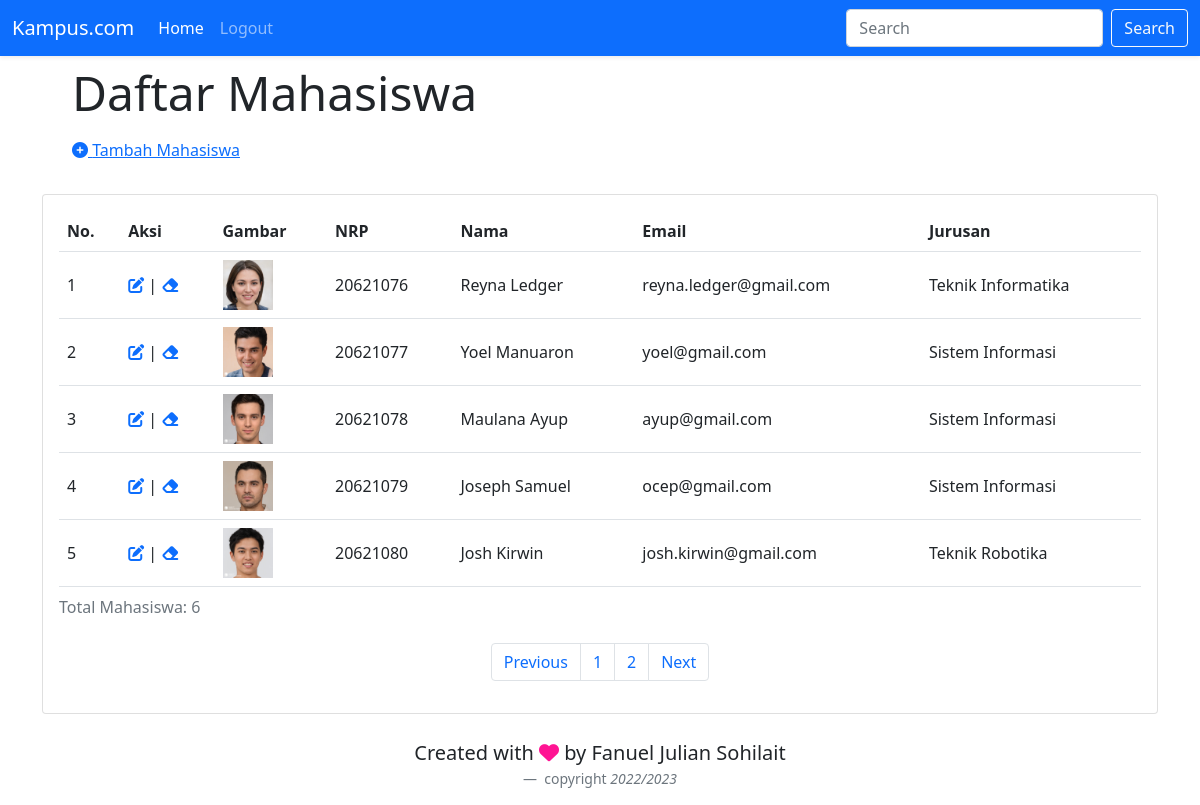
The app's page / (signed in) with its own data.
### tables this page shows
CREATE TABLE `tb_mahasiswa` (
  `id` int(50) NOT NULL,
  `nrp` int(50) NOT NULL,
  `nama` varchar(50) NOT NULL,
  `email` varchar(50) NOT NULL,
  `jurusan` varchar(50) NOT NULL,
  `foto` varchar(50) NOT NULL
);

### index.php (the view, shortened to what this page needs)
<?php
require 'functions.php';
$batas = 5;
$halaman = isset($_GET['halaman'])?(int)$_GET['halaman'] : 1;
$halaman_awal = ($halaman>1) ? ($halaman * $batas) - $batas : 0;
$previous = $halaman - 1;
$next = $halaman + 1;
$data = mysqli_query($conn,"SELECT * FROM tb_mahasiswa");
$jumlah_data = mysqli_num_rows($data);
$total_halaman = ceil($jumlah_data / $batas);
$mahasiswa = mysqli_query($conn,"SELECT * FROM tb_mahasiswa LIMIT $halaman_awal, $batas");
?>
<!DOCTYPE html>
<html lang="en">
<head>
    <link href="https://cdn.jsdelivr.net/npm/bootstrap@5.0.2/dist/css/bootstrap.min.css" rel="stylesheet">
</head>
<body>
<nav class="navbar navbar-expand-lg navbar-dark bg-primary shadow-sm">
  <div class="container-fluid">
    <a class="navbar-brand" href="index.php">Kampus.com</a>
    <div class="collapse navbar-collapse" id="navbarSupportedContent">
      <ul class="navbar-nav me-auto mb-2 mb-lg-0">
        <li class="nav-item">
          <a class="nav-link active" aria-current="page" href="index.php">Home</a>
        </li>
        <li class="nav-item">
          <a class="nav-link" href="logout.php">Logout</a>
        </li>
      </ul>
      <form class="d-flex" action="" method="post">
        <input class="form-control me-2" type="text" name="keyword" value="<?php if(isset($_GET['keyword'])) { echo $_GET['keyword']; } ?>" autocomplete="off" placeholder="Search" autofocus>
        <button class="btn btn-outline-light" name="cari" type="submit">Search</button>
      </form>
    </div>
  </div>
</nav>
  <div class="judul ps-5 mt-2">
  <h1 class="display-5 ps-4 mb-3">Daftar Mahasiswa</h1>
  <a href="tambah.php" class="h6 ps-4"> <i class="fa-solid fa-circle-plus"></i> Tambah Mahasiswa </a>
  </div>
  <br>
  <div class="container mt-1 pt-1">
            <div class="row">
                <div class=" m-auto">
                    <div class="card">
                        <div class="card-body">
                            <table class="table align-middle table-hover" cellpadding="10" cellspacing="0">
                            <caption>Total Mahasiswa: <?= $jumlah_data ?></caption>
                                    <tr>
                                        <th>No.</th>
                                        <th>Aksi</th>
                                        <th>Gambar</th>
                                        <th>NRP</th>
                                        <th>Nama</th>
                                        <th>Email</th>
                                        <th>Jurusan</th>
                                    </tr>
                                      <?php $i = 1; ?>
                                      <?php foreach ($mahasiswa as $row) : ?>
                                    <tr>
                                      <td><?= $i; ?></td>
                                      <td>
                                      <a href="ubah.php?id=<?= $row["id"];?>"><i class="fa-solid fa-pen-to-square"></i></a> |
                                      <a href="hapus.php?id=<?= $row["id"]; ?>" onclick="return confirm('Yakin Ingin Mengahpus Data Ini?');"><i class="fa-solid fa-eraser"></i></a>
                                      </td>
                                      <td><img  src="img/<?= $row["foto"]; ?>" width="50" height=""> </td>
                                      <td><?= $row["nrp"]; ?></td>
                                      <td><?= $row["nama"]; ?></td>
                                      <td><?= $row["email"]; ?></td>
                                      <td><?= $row["jurusan"]; ?></td>
                                    </tr>
                                    <?php $i++ ?>
                                    <?php endforeach ?>
                            </table>
    <nav>
			<ul class="pagination justify-content-center">
				<li class="page-item">
					<a class="page-link" <?php if($halaman > 1){ echo "href='?halaman=$previous'"; } ?>>Previous</a>
				</li>
				<?php
				for($x=1;$x<=$total_halaman;$x++){
					?>
					<li class="page-item"><a class="page-link" href="?halaman=<?php echo $x ?>"><?php echo $x; ?></a></li>
					<?php
				}
				?>
				<li class="page-item">
					<a  class="page-link" <?php if($halaman < $total_halaman) { echo "href='?halaman=$next'"; } ?>>Next</a>
				</li>
			</ul>
		</nav>
                        </div>
                    </div>
                </div>
            </div>
  </div>
  <?php include 'footer.php';?>
</body>
</html>

### footer.php
<footer>
      <div class="footer mt-4">
    <figure class="text-center">
  <blockquote class="blockquote">
    <p>Created with <i class="fa-solid fa-heart" style="color: #FF1493;"></i> by Fanuel Julian Sohilait</p>
  </blockquote>
  <figcaption class="blockquote-footer">
      copyright <cite title="Source Title">2022/2023</cite>
  </figcaption>
</figure>
      </div>
    </footer>

### records on screen
tb_mahasiswa: foto (picture), nrp "20621076", nama "Reyna Ledger", email "reyna.ledger@gmail.com", jurusan "Teknik Informatika"
tb_mahasiswa: foto (picture), nrp "20621077", nama "Yoel Manuaron", email "yoel@gmail.com", jurusan "Sistem Informasi"
tb_mahasiswa: foto (picture), nrp "20621078", nama "Maulana Ayup", email "ayup@gmail.com", jurusan "Sistem Informasi"
tb_mahasiswa: foto (picture), nrp "20621079", nama "Joseph Samuel", email "ocep@gmail.com", jurusan "Sistem Informasi"
tb_mahasiswa: foto (picture), nrp "20621080", nama "Josh Kirwin", email "josh.kirwin@gmail.com", jurusan "Teknik Robotika"

### other values on screen
$jumlah_data "6"
